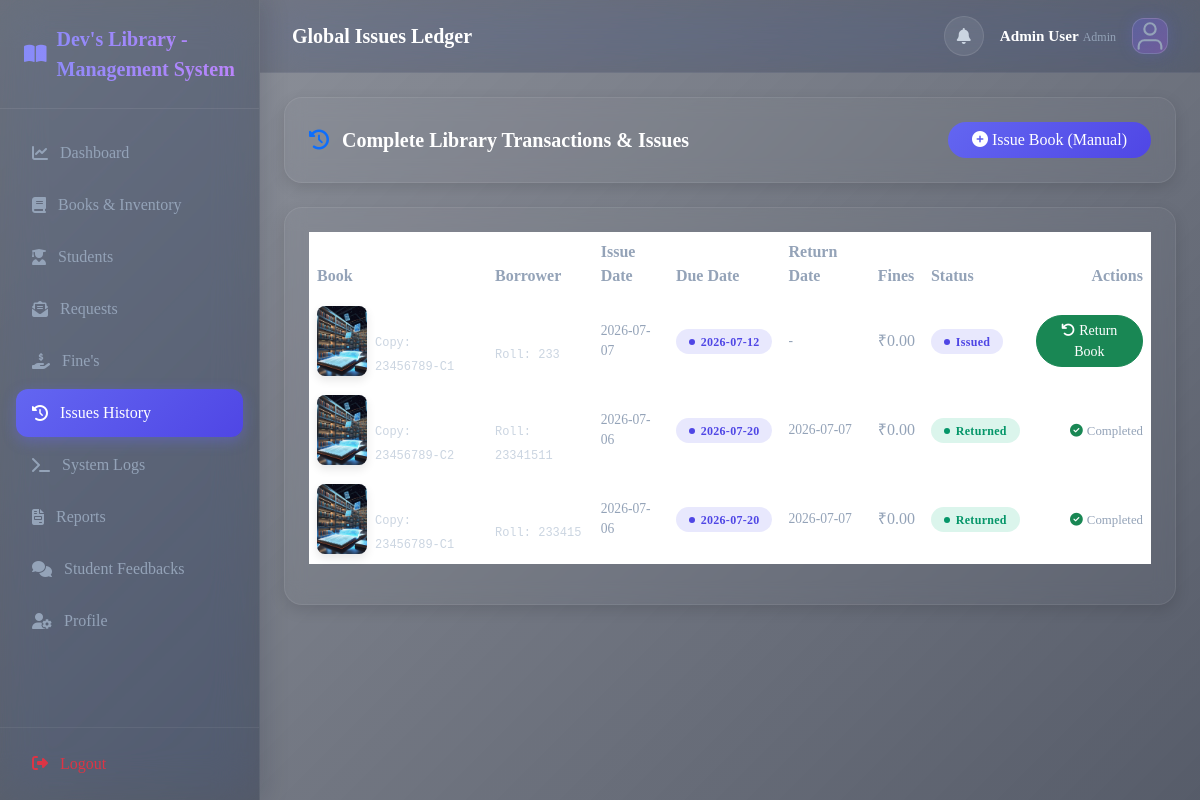
Screenshot of /history (signed in) with the database file from the repository.
### models.py (models this page shows, shortened)
class Admin(db.Model, UserMixin):
    __tablename__ = 'admins'
    id = db.Column(db.Integer, primary_key=True)
    full_name = db.Column(db.String(120), nullable=False)
    email = db.Column(db.String(120), unique=True, nullable=False)
    password_hash = db.Column(db.String(200), nullable=False)
    created_at = db.Column(db.DateTime, default=datetime.utcnow)
    image = db.Column(db.String(200), default='default-avatar.svg')
    @property
    def is_admin(self):
        return True
    @property
    def user_type(self):
        return 'Admin'

class IssuedBook(db.Model):
    __tablename__ = 'issued_books'
    id = db.Column(db.Integer, primary_key=True)
    student_id = db.Column(db.Integer, db.ForeignKey('students.id'), nullable=False)
    book_id = db.Column(db.Integer, db.ForeignKey('books.id'), nullable=False)
    book_copy_id = db.Column(db.Integer, db.ForeignKey('book_copies.id'), nullable=False)
    issue_date = db.Column(db.DateTime, default=datetime.utcnow)
    due_date = db.Column(db.DateTime, nullable=False)
    return_date = db.Column(db.DateTime, nullable=True)
    status = db.Column(db.String(30), default='Issued')  # 'Issued', 'Returned', 'Renewed', 'Exchanged'
    fine_amount = db.Column(db.Float, default=0.0)
    returns = db.relationship('ReturnedBook', backref='issued_book', cascade='all, delete-orphan', lazy=True)
    fines = db.relationship('FineRecord', backref='issued_book', cascade='all, delete-orphan', lazy=True)

class Book(db.Model):
    __tablename__ = 'books'
    id = db.Column(db.Integer, primary_key=True)
    title = db.Column(db.String(200), nullable=False)
    author = db.Column(db.String(150), nullable=False)
    isbn = db.Column(db.String(50), unique=True, nullable=False)
    category_id = db.Column(db.Integer, db.ForeignKey('categories.id'), nullable=False)
    publisher = db.Column(db.String(150), nullable=False)
    language = db.Column(db.String(50), nullable=False)
    edition = db.Column(db.String(20), nullable=False)
    total_copies = db.Column(db.Integer, default=1)
    available_copies = db.Column(db.Integer, default=1)
    shelf_number = db.Column(db.String(50), nullable=False)
    image = db.Column(db.String(200), default='default-book.png')
    description = db.Column(db.Text, nullable=True)
    created_at = db.Column(db.DateTime, default=datetime.utcnow)
    copies = db.relationship('BookCopy', backref='book', cascade='all, delete-orphan', lazy=True)
    issues = db.relationship('IssuedBook', backref='book', cascade='all, delete-orphan', lazy=True)
    requests = db.relationship('BookRequest', backref='book', cascade='all, delete-orphan', lazy=True)

class BookCopy(db.Model):
    __tablename__ = 'book_copies'
    id = db.Column(db.Integer, primary_key=True)
    book_id = db.Column(db.Integer, db.ForeignKey('books.id'), nullable=False)
    copy_number = db.Column(db.String(50), nullable=False)  # Barcode or numeric copy e.g. "Copy-1"
    status = db.Column(db.String(30), default='Available')  # 'Available', 'Issued', 'Lost', 'Damaged'
    created_at = db.Column(db.DateTime, default=datetime.utcnow)
    issues = db.relationship('IssuedBook', backref='copy', lazy=True)

class Student(db.Model, UserMixin):
    __tablename__ = 'students'
    id = db.Column(db.Integer, primary_key=True)
    full_name = db.Column(db.String(120), nullable=False)
    email = db.Column(db.String(120), unique=True, nullable=False)
    password_hash = db.Column(db.String(200), nullable=False)
    roll_number = db.Column(db.String(50), unique=True, nullable=False)
    department = db.Column(db.String(120), nullable=False)
    phone = db.Column(db.String(20), nullable=False)
    address = db.Column(db.String(300), nullable=True)
    is_blocked = db.Column(db.Boolean, default=False)
    created_at = db.Column(db.DateTime, default=datetime.utcnow)
    image = db.Column(db.String(200), default='default-avatar.svg')
    issues = db.relationship('IssuedBook', backref='student', cascade='all, delete-orphan', lazy=True)
    requests = db.relationship('BookRequest', backref='student', cascade='all, delete-orphan', lazy=True)
    fines = db.relationship('FineRecord', backref='student', cascade='all, delete-orphan', lazy=True)
    transactions = db.relationship('Transaction', backref='student', cascade='all, delete-orphan', lazy=True)
    notifications = db.relationship('Notification', backref='student', cascade='all, delete-orphan', lazy=True)

### routes.py (the view)
@main.route('/history')
@login_required
def history():
    update_outstanding_fines()
    if current_user.is_admin:
        issues = IssuedBook.query.order_by(IssuedBook.issue_date.desc()).all()
    else:
        issues = IssuedBook.query.filter_by(student_id=current_user.id).order_by(IssuedBook.issue_date.desc()).all()
    return render_template('history.html', issues=issues)

### models.py (called while the page is built)
@login_manager.user_loader
def load_user(user_id):
    if not user_id:
        return None
    user_type, _, uid = user_id.partition(':')
    if not uid.isdigit():
        return None
    if user_type == 'student':
        return Student.query.get(int(uid))
    if user_type == 'admin':
        return Admin.query.get(int(uid))
    return None

### utils.py (called while the page is built, shortened)
def update_outstanding_fines():
    from models import IssuedBook, FineRecord
    now = datetime.utcnow()
    overdue_issues = IssuedBook.query.filter(
        IssuedBook.status == 'Issued',
        IssuedBook.due_date < now
    ).all()
    try:
        db.session.commit()
    except Exception:
        db.session.rollback()

### templates/history.html (shortened to what this page needs)
{% extends 'base.html' %}
{% block page_title %}
  {% if student %}
    Borrowing History: {{ student.full_name }}
  {% else %}
    Global Issues Ledger
  {% endif %}
{% endblock %}
{% block content %}
<div class="card-glass p-4 mb-4">
  <div class="d-flex flex-wrap justify-content-between align-items-center gap-3">
    <h5 class="fw-bold m-0">
      <i class="fas fa-history me-2 text-primary"></i>
      {% if student %}
        Student Roll: {{ student.roll_number }}
      {% else %}
        Complete Library Transactions & Issues
      {% endif %}
    </h5>
    {% if current_user.is_admin and not student %}
      <a href="{{ url_for('main.issue_book') }}" class="btn btn-primary rounded-pill bg-primary-grad border-0 px-4">
        <i class="fas fa-plus-circle me-1"></i>Issue Book (Manual)
      </a>
    {% endif %}
  </div>
</div>
<div class="card-glass p-4">
  <div class="table-responsive">
    <table class="table table-hover align-middle">
      <thead>
        <tr>
          <th>Book</th>
          <th>Borrower</th>
          <th>Issue Date</th>
          <th>Due Date</th>
          <th>Return Date</th>
          <th>Fines</th>
          <th>Status</th>
          <th class="text-end">Actions</th>
        </tr>
      </thead>
      <tbody>
        {% for issue in issues %}
          <tr>
            <td>
              <div class="d-flex align-items-center gap-2">
                <img src="{{ url_for('static', filename='images/' + issue.book.image) }}" class="book-cover-img" alt="cover">
                <div>
                  <div class="fw-bold text-dark">{{ issue.book.title }}</div>
                  <small class="text-secondary font-monospace" style="font-size:0.75rem;">Copy: {{ issue.copy.copy_number }}</small>
                </div>
              </div>
            </td>
            <td>
              <div class="fw-bold text-dark">{{ issue.student.full_name }}</div>
              <small class="text-secondary font-monospace" style="font-size:0.75rem;">Roll: {{ issue.student.roll_number }}</small>
            </td>
            <td style="font-size: 0.85rem;" class="text-muted">{{ issue.issue_date.strftime('%Y-%m-%d') }}</td>
            <td>
              {% if issue.status == 'Issued' and issue.due_date < datetime.utcnow() %}
                <span class="badge badge-status badge-overdue">{{ issue.due_date.strftime('%Y-%m-%d') }} (Overdue)</span>
              {% else %}
                <span class="badge badge-status badge-issued">{{ issue.due_date.strftime('%Y-%m-%d') }}</span>
              {% endif %}
            </td>
            <td style="font-size: 0.85rem;" class="text-muted">
              {% if issue.return_date %}
                {{ issue.return_date.strftime('%Y-%m-%d') }}
              {% else %}
                -
              {% endif %}
            </td>
            <td>
              {% if issue.fine_amount > 0 %}
                <span class="text-danger fw-bold">₹{{ "%.2f" | format(issue.fine_amount) }}</span>
                {% set fine_rec = issue.fines | first %}
                {% if fine_rec and fine_rec.status == 'Paid' %}
                  <span class="badge bg-success bg-opacity-10 text-success ms-1" style="font-size: 0.65rem;">Paid</span>
                {% else %}
                  <span class="badge bg-danger bg-opacity-10 text-danger ms-1" style="font-size: 0.65rem;">Unpaid</span>
                {% endif %}
              {% else %}
                <span class="text-muted">₹0.00</span>
              {% endif %}
            </td>
            <td>
              {% if issue.status == 'Returned' %}
                <span class="badge badge-status badge-returned">Returned</span>
              {% elif issue.status == 'Exchanged' %}
                <span class="badge badge-status badge-rejected">Exchanged</span>
              {% elif issue.due_date < datetime.utcnow() %}
                <span class="badge badge-status badge-overdue">Overdue</span>
              {% else %}
                <span class="badge badge-status badge-issued">Issued</span>
              {% endif %}
            </td>
            <td class="text-end">
              {% if current_user.is_admin %}
                {% if issue.status == 'Issued' %}
                  <form action="{{ url_for('main.return_book', issue_id=issue.id) }}" method="POST" class="d-inline" onsubmit="return confirm('Accept return of book copy: {{ issue.copy.copy_number }}?');">
                    <button type="submit" class="btn btn-sm btn-success rounded-pill px-3">
                      <i class="fas fa-undo me-1"></i>Return Book
                    </button>
                  </form>
                {% else %}
                  <span class="text-muted" style="font-size: 0.8rem;"><i class="fas fa-check-circle me-1 text-success"></i>Completed</span>
                {% endif %}
              {% endif %}
            </td>
          </tr>
        {% else %}
          <tr>
            <td colspan="8" class="text-center text-muted py-4">No issue transactions found.</td>
          </tr>
        {% endfor %}
      </tbody>
    </table>
  </div>
</div>
{% endblock %}

### templates/base.html (shortened to what this page needs)
<!DOCTYPE html>
<html lang="en">
<head>
  <link href="https://cdnjs.cloudflare.com/ajax/libs/font-awesome/6.4.0/css/all.min.css" rel="stylesheet" />
  <link href="https://cdnjs.cloudflare.com/ajax/libs/bootstrap/5.3.3/css/bootstrap.min.css" rel="stylesheet" />
  <link rel="stylesheet" href="{{ url_for('static', filename='css/app.css') }}" />
</head>
<body class="dashboard-page">
  <div class="app-wrapper">
    <aside class="sidebar">
      <div class="brand">
        <i class="fas fa-book-open"></i>
        <span> Dev's Library - Management System</span>
      </div>
      <ul class="sidebar-menu">
        {% if current_user.is_authenticated %}
        {% if current_user.is_admin %}
        <li class="{% if request.endpoint == 'main.dashboard' %}active{% endif %}">
          <a href="{{ url_for('main.dashboard') }}"><i class="fas fa-chart-line"></i> Dashboard</a>
        </li>
        <li class="{% if request.endpoint in ['main.books', 'main.add_book', 'main.edit_book'] %}active{% endif %}">
          <a href="{{ url_for('main.books') }}"><i class="fas fa-book"></i> Books & Inventory</a>
        </li>
        <li
          class="{% if request.endpoint in ['main.students_view', 'main.add_student', 'main.edit_student', 'main.student_history'] %}active{% endif %}">
          <a href="{{ url_for('main.students_view') }}"><i class="fas fa-user-graduate"></i> Students</a>
        </li>
        <li class="{% if request.endpoint == 'main.admin_requests' %}active{% endif %}">
          <a href="{{ url_for('main.admin_requests') }}">
            <i class="fas fa-envelope-open-text"></i> Requests
          </a>
        </li>
        <li class="{% if request.endpoint == 'main.fines_view' %}active{% endif %}">
          <a href="{{ url_for('main.fines_view') }}"><i class="fas fa-hand-holding-usd"></i> Fine's</a>
        </li>
        <li class="{% if request.endpoint == 'main.history' and not student_id %}active{% endif %}">
          <a href="{{ url_for('main.history') }}"><i class="fas fa-history"></i> Issues History</a>
        </li>
        <li class="{% if request.endpoint == 'main.logs_view' %}active{% endif %}">
          <a href="{{ url_for('main.logs_view') }}"><i class="fas fa-terminal"></i> System Logs</a>
        </li>
        <li class="{% if request.endpoint == 'main.reports_view' %}active{% endif %}">
          <a href="{{ url_for('main.reports_view') }}"><i class="fas fa-file-invoice"></i> Reports</a>
        </li>
        <li class="{% if request.endpoint == 'main.admin_feedback_view' %}active{% endif %}">
          <a href="{{ url_for('main.admin_feedback_view') }}"><i class="fas fa-comments"></i> Student Feedbacks</a>
        </li>
        <li class="{% if request.endpoint == 'main.profile' %}active{% endif %}">
          <a href="{{ url_for('main.profile') }}"><i class="fas fa-user-cog"></i> Profile</a>
        </li>
        {% endif %}
        {% endif %}
      </ul>
      <div class="sidebar-footer">
        <a href="{{ url_for('main.logout') }}" class="btn btn-outline-danger w-100 border-0 text-start ps-3 py-2">
          <i class="fas fa-sign-out-alt me-2"></i> Logout
        </a>
      </div>
    </aside>
    <main class="main-content">
      <nav class="top-navbar">
        <div class="d-flex align-items-center">
          <h1 class="page-title">
            {% block page_title %}Dashboard{% endblock %}
          </h1>
        </div>
        <div class="d-flex align-items-center gap-3">
          {% if current_user.is_authenticated %}
          <a href="{{ url_for('main.notifications') }}" class="btn btn-light position-relative p-2 rounded-circle"
            style="width:40px; height:40px;">
            <i class="fas fa-bell text-secondary"></i>
          </a>
          <div class="d-flex flex-column text-end d-none d-sm-block">
            <span class="fw-bold" style="font-size:0.95rem;">{{ current_user.full_name }}</span>
            <span class="text-muted" style="font-size:0.75rem;">{{ current_user.user_type }}</span>
          </div>
          <a href="{{ url_for('main.profile') }}">
            <img class="profile-avatar-circle"
              src="{{ url_for('static', filename='images/' + (current_user.image or 'default-avatar.svg')) }}"
              style="width:36px; height:36px; border-radius:12px; object-fit:cover; border: 1px solid rgba(255, 255, 255, 0.15); background: rgba(255,255,255,0.08);"
              alt="Avatar">
          </a>
          {% endif %}
        </div>
      </nav>
      <div class="container-fluid p-4">
        {% block content %}{% endblock %}
      </div>
    </main>
  </div>
</body>
</html>

### rows the page displays
Admin: full_name "Admin User", image (placeholder picture)
IssuedBook: image (picture), copy.copy_number "23456789-C1", student.roll_number "233", issue_date "2026-07-07", due_date "2026-07-12", fine_amount "₹0.00", status "Issued"
IssuedBook: image (picture), copy.copy_number "23456789-C2", student.roll_number "23341511", issue_date "2026-07-06", due_date "2026-07-20", return_date "2026-07-07", fine_amount "₹0.00", status "Returned"
IssuedBook: image (picture), copy.copy_number "23456789-C1", student.roll_number "233415", issue_date "2026-07-06", due_date "2026-07-20", return_date "2026-07-07", fine_amount "₹0.00", status "Returned"

### other values shown
{{ current_user.user_type }} "Admin"
